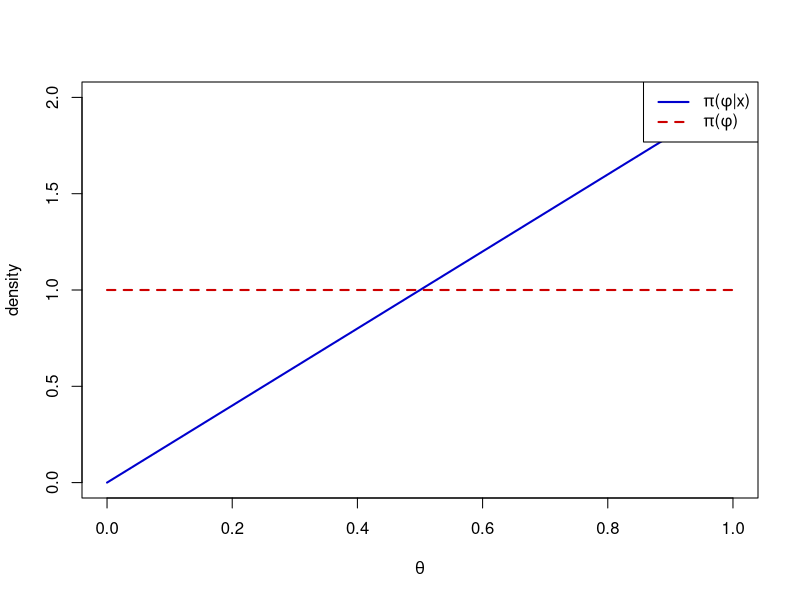
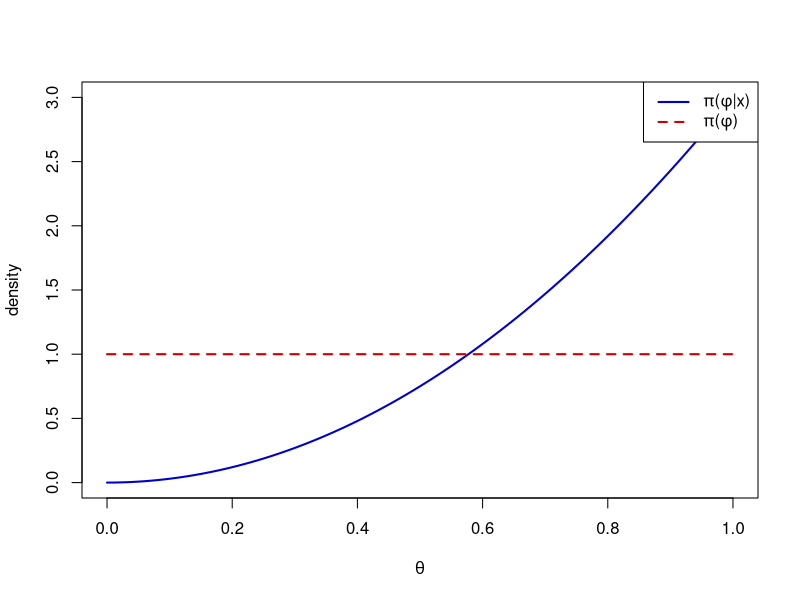
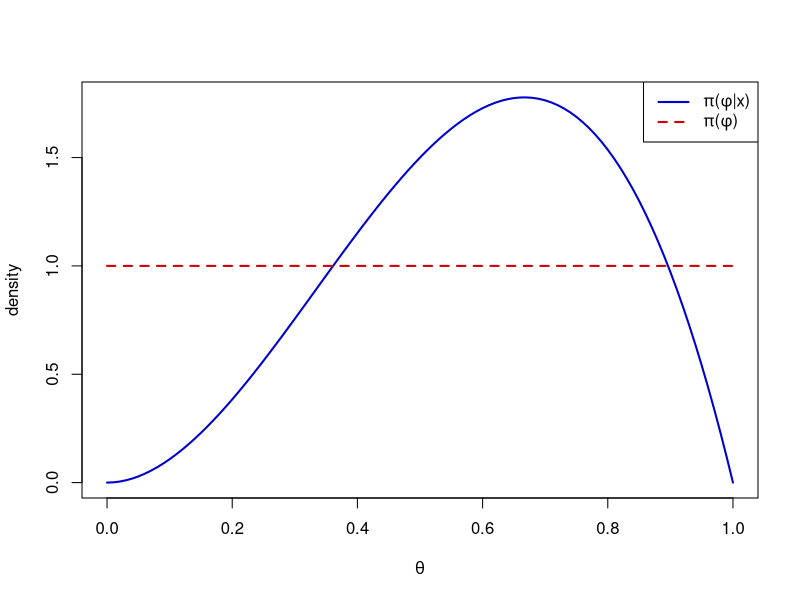
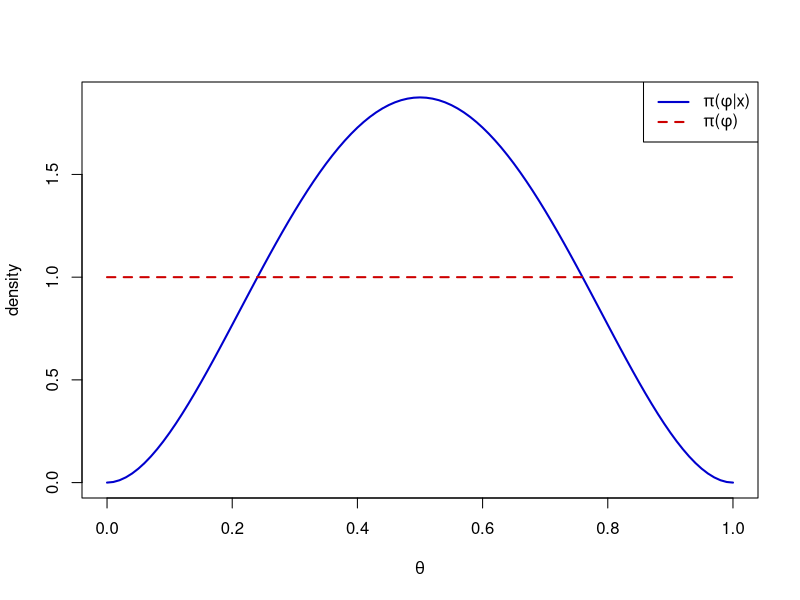
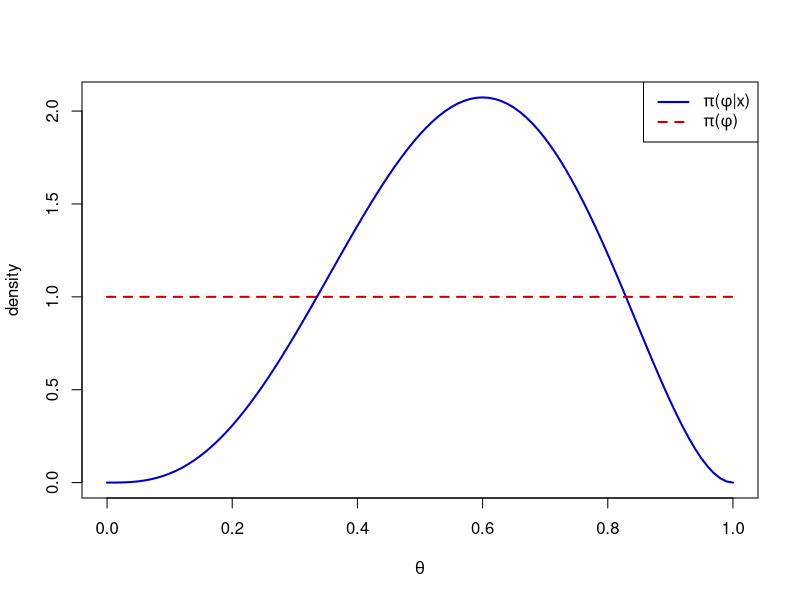
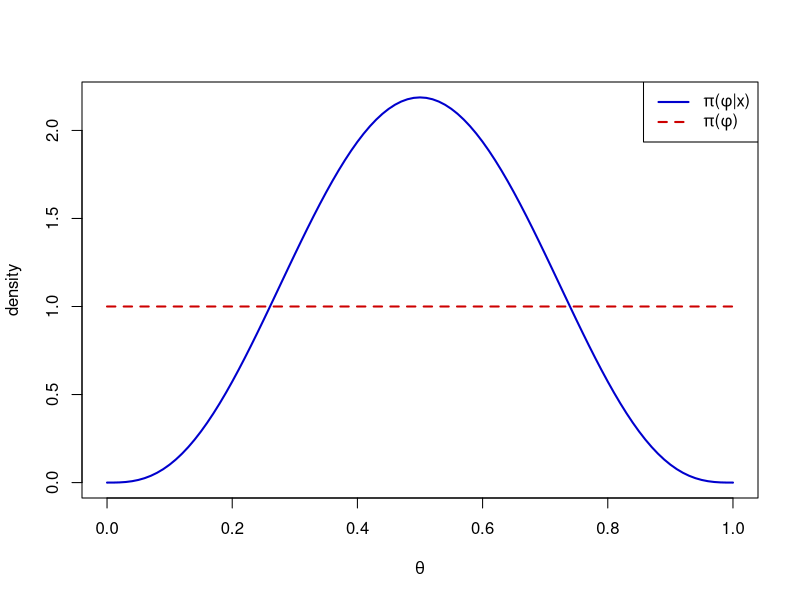
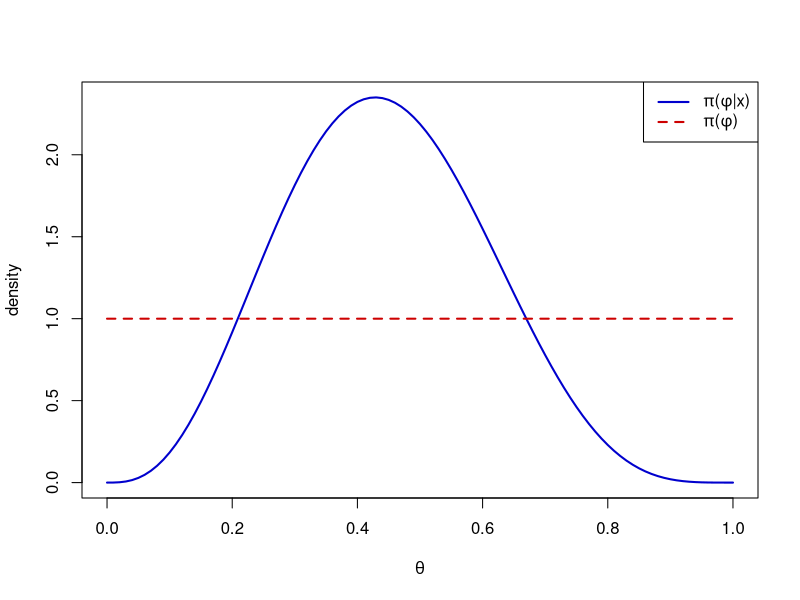
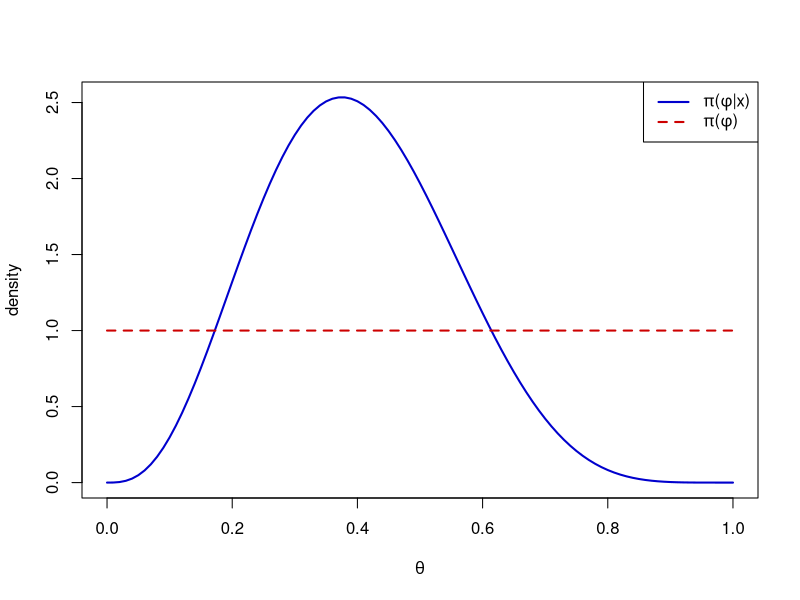

Write the R code that produced these figures, in order.

######## Simulation Exercise
PlotPriorPlusPosterior <- function(a,b,ones,zeros){
  curve(dbeta(x,a+ones,b+zeros),col="blue3",xlab=expression(theta),ylab="density",lwd=2)
  curve(dbeta(x,a,b),col="red3",add=TRUE,lwd=2,lty=2)
  legend("topright", legend=c(expression(paste(pi,"(", phi, "|",x,")")),expression(paste(pi,"(", phi,")"))),
         col=c("blue3", "red3"), lty=1:2,lwd=2, cex=1)
}
#PlotPriorPlusPosterior(a=1,b=1,ones=5,zeros=18)

n <- 30
theta_true <- 0.25
y <- rbinom(n,1,theta_true)
mean(y)

ones <- 0; zeros <- 0
for(i in 1:n){
  if(y[i]==1){
    ones <- ones + 1
  } else {zeros <- zeros + 1}
  PlotPriorPlusPosterior(a=1,b=1,ones,zeros); Sys.sleep(1)
}
